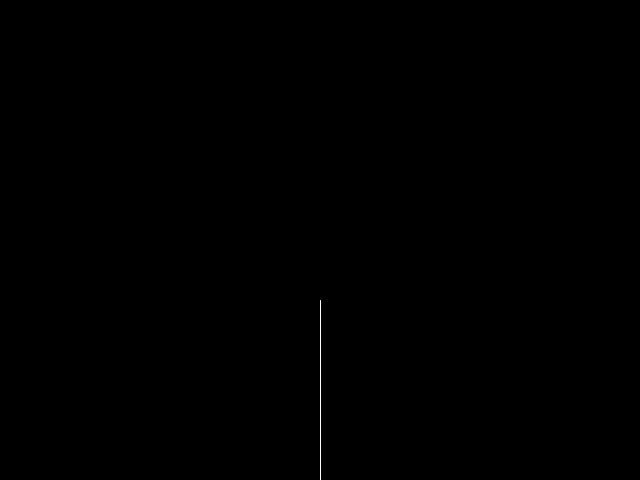
Frame 1 (no input)
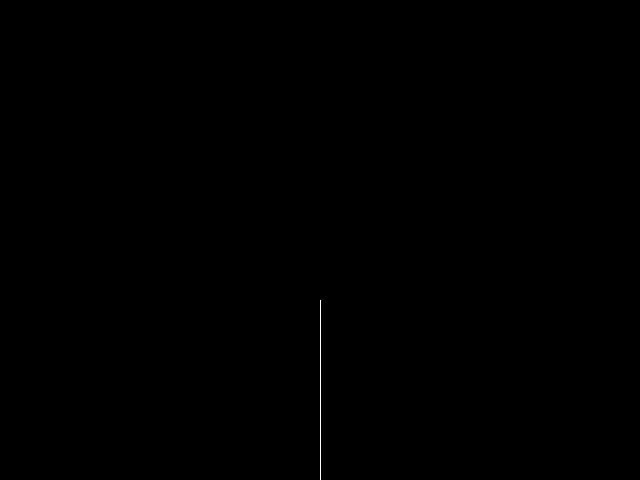
Frame 60 (the mouse pressed at the canvas centre just before this capture)
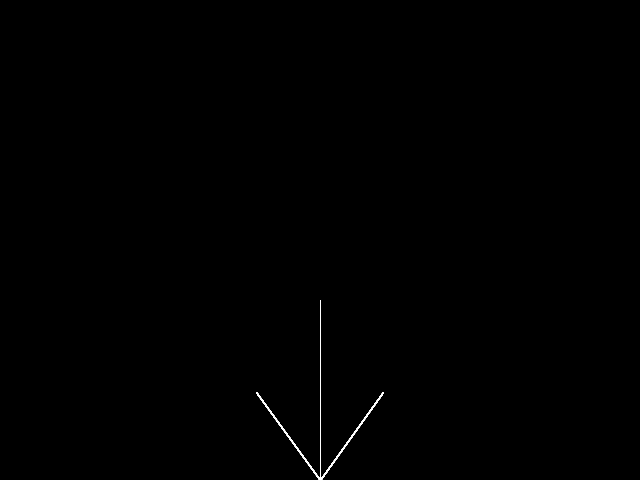
Frame 120 (the mouse held since frame 60 and released just before this capture)

The Processing sketch that drew these frames (run headless with seeded random() and noise(); from frame 60 on, the mouse is pressed at the canvas centre):

// Processing sketch: hw2_fractalTree_test1
// ── hw2_fractalTree_test1.pde
Tree t;
float len, angle;

void setup() {
  size(640, 480);
  background(0);
  stroke(255);

  len = 180;
  t = new Tree();
}

void draw() {
  translate(width/2, height);

  t.root();
  t.branch(len, angle);
}

// ── Tree.pde
class Tree {
  PVector pos, vel, acc;
  PVector Ppos;

  Tree() {
    pos = new PVector(0, 0);
    Ppos = new PVector(0, 0);
  }

  void root() {
    //PVector root = new PVector(0, -len);
    //line(pos.x, pos.y, root.x, root.y);
  }

  void branch(float len, float angle) {
    Ppos.x = pos.x;
    Ppos.y = pos.y;
    
    line(0, 0, 0, -len);

    if (mousePressed && len > 5) {
      len *= 0.6;
      angle = 5;
      Ppos = pos.copy();

      //RightBranch
      pushMatrix();
      rotate(PI/angle);
      line(0, 0, 0, -len);
      popMatrix();

      //LeftBranch
      translate(Ppos.x, Ppos.y);
      pushMatrix();
      rotate(-PI/angle);
      line(0, 0, 0, -len);
      popMatrix();
      println(len);
    }
  }
}
